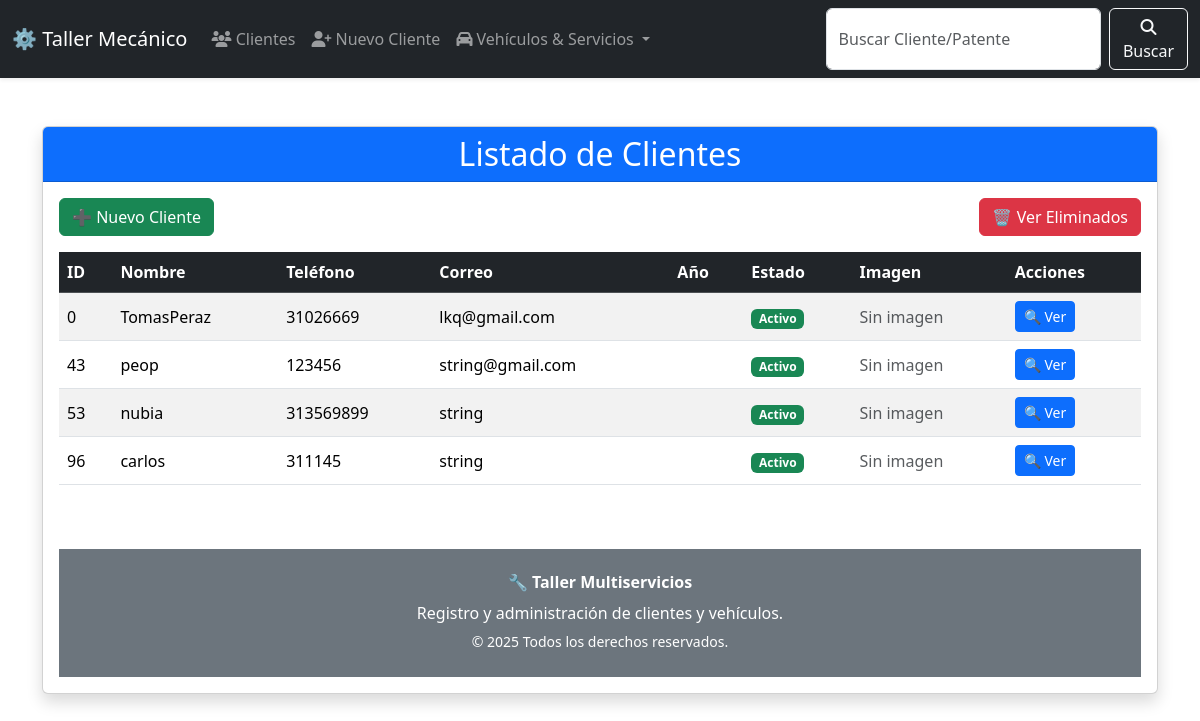
/clientes/, run on an earlier commit of the app's database.
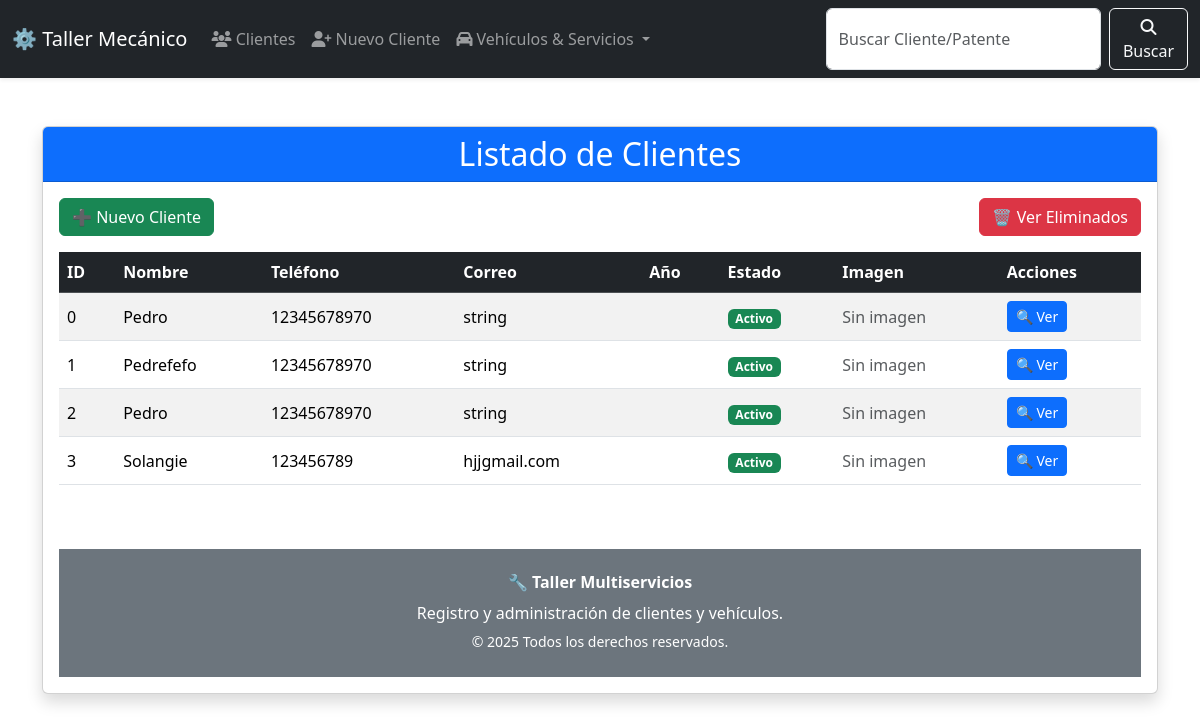
And on a later commit of the database.
### models.py (models this page shows)
class ClienteBase(SQLModel):
    nombre: Optional[str] = None
    telefono: Optional[str] = None
    correo: Optional[str] = None

class Cliente(ClienteBase, table=True):
    id: Optional[int] = Field(default=None, primary_key=True)
    active: bool = Field(default=True)
    carros: List["Carro"] = Relationship(back_populates="cliente")  ## Relacion uno a muchos

### cliente.py (the view)
@router.get("/", response_class=HTMLResponse, summary="Listado de Clientes (HTML)")
def listado_clientes_html(request: Request, session: Session = Depends(get_session)):
    clientes = session.exec(select(Cliente).where(Cliente.active == True)).all()
    return templates.TemplateResponse(
        "cliente_list.html", # Tu template renombrado
        {"request": request, "clientes": clientes}
    )

### templates/cliente_list.html
{% include 'header.html' %}
{% include 'navbar.html' %}
<div class="container mt-5">
    <div class="card shadow">
        <div class="card-header bg-primary text-white">
            <h2 class="mb-0 text-center">Listado de Clientes</h2>
        </div>
        <div class="card-body">
            <div class="d-flex justify-content-between mb-3">
                <a href="/clientes/new" class="btn btn-success">
                    ➕ Nuevo Cliente
                </a>
                <a href="/clientes/eliminados" class="btn btn-danger">
                    🗑 Ver Eliminados
                </a>
            </div>
            {% if clientes %}
            <div class="table-responsive">
                <table class="table table-striped table-hover align-middle">
                    <thead class="table-dark">
                        <tr>
                            <th>ID</th>
                            <th>Nombre</th>
                            <th>Teléfono</th>
                            <th>Correo</th>
                            <th>Año</th>
                            <th>Estado</th>
                            <th>Imagen</th>
                            <th>Acciones</th>
                        </tr>
                    </thead>
                    <tbody>
                        {% for cliente in clientes %}
                        <tr>
                            <td>{{ cliente.id }}</td>
                            <td>{{ cliente.nombre }}</td>
                            <td>{{ cliente.telefono or "—" }}</td>
                            <td>{{ cliente.correo or "—" }}</td>
                            <td>{{ cliente.anio }}</td>
                            <td>
                                {% if cliente.active %}
                                <span class="badge bg-success">Activo</span>
                                {% else %}
                                <span class="badge bg-danger">Inactivo</span>
                                {% endif %}
                            </td>
                            <td>
                                {% if cliente.img %}
                                <img src="{{ cliente.img }}" alt="Foto"
                                     class="img-thumbnail" style="width: 60px; height: 60px; object-fit: cover;">
                                {% else %}
                                <span class="text-muted">Sin imagen</span>
                                {% endif %}
                            </td>
                            <td>
                                <a href="/clientes/{{ cliente.id }}" class="btn btn-primary btn-sm">🔍 Ver</a>
                            </td>
                        </tr>
                        {% endfor %}
                    </tbody>
                </table>
            </div>
            {% else %}
            <h4 class="text-center text-muted mt-3 mb-3">No hay clientes registrados.</h4>
            {% endif %}
{% include 'footer.html' %}

What changed in the data, as far as the page shows it:
removed Cliente: id "43", nombre "peop", telefono "123456", correo "string@gmail.com", active "Activo"
removed Cliente: id "53", nombre "nubia", telefono "313569899", correo "string", active "Activo"
removed Cliente: id "96", nombre "carlos", telefono "311145", correo "string", active "Activo"
changed Cliente id 0: nombre "TomasPeraz" → "Pedro"; telefono "31026669" → "12345678970"; correo "lkq@gmail.com" → "string"
now on this page (row edited): Cliente: id "1", nombre "Pedrefefo", telefono "12345678970", correo "string", active "Activo"
now on this page (row edited): Cliente: id "2", nombre "Pedro", telefono "12345678970", correo "string", active "Activo"
now on this page (row edited): Cliente: id "3", nombre "Solangie", telefono "123456789", correo "hjjgmail.com", active "Activo"
